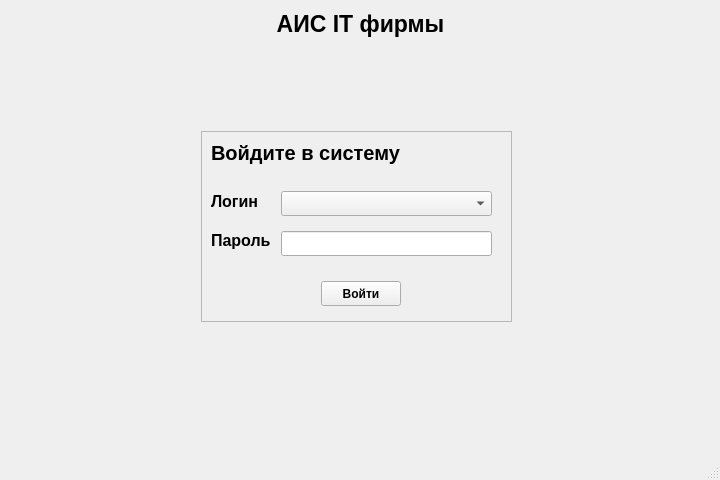
<?xml version="1.0" encoding="UTF-8"?>
<ui version="4.0">
 <class>MainWindow</class>
 <widget class="QMainWindow" name="MainWindow">
  <property name="geometry">
   <rect>
    <x>0</x>
    <y>0</y>
    <width>720</width>
    <height>480</height>
   </rect>
  </property>
  <property name="windowTitle">
   <string>MainWindow</string>
  </property>
  <widget class="QWidget" name="centralwidget">
   <widget class="QLabel" name="label">
    <property name="geometry">
     <rect>
      <x>10</x>
      <y>10</y>
      <width>701</width>
      <height>27</height>
     </rect>
    </property>
    <property name="font">
     <font>
      <pointsize>17</pointsize>
      <weight>75</weight>
      <bold>true</bold>
     </font>
    </property>
    <property name="text">
     <string>АИС IT фирмы</string>
    </property>
    <property name="alignment">
     <set>Qt::AlignCenter</set>
    </property>
   </widget>
   <widget class="QFrame" name="frame">
    <property name="geometry">
     <rect>
      <x>201</x>
      <y>131</y>
      <width>311</width>
      <height>191</height>
     </rect>
    </property>
    <property name="frameShape">
     <enum>QFrame::StyledPanel</enum>
    </property>
    <property name="frameShadow">
     <enum>QFrame::Raised</enum>
    </property>
    <widget class="QLabel" name="lbLogin">
     <property name="geometry">
      <rect>
       <x>10</x>
       <y>60</y>
       <width>61</width>
       <height>21</height>
      </rect>
     </property>
     <property name="sizePolicy">
      <sizepolicy hsizetype="Fixed" vsizetype="Preferred">
       <horstretch>0</horstretch>
       <verstretch>0</verstretch>
      </sizepolicy>
     </property>
     <property name="font">
      <font>
       <pointsize>12</pointsize>
       <weight>75</weight>
       <bold>true</bold>
      </font>
     </property>
     <property name="text">
      <string>Логин</string>
     </property>
    </widget>
    <widget class="QLabel" name="label_3">
     <property name="geometry">
      <rect>
       <x>10</x>
       <y>10</y>
       <width>189</width>
       <height>23</height>
      </rect>
     </property>
     <property name="font">
      <font>
       <pointsize>15</pointsize>
       <weight>75</weight>
       <bold>true</bold>
      </font>
     </property>
     <property name="contextMenuPolicy">
      <enum>Qt::DefaultContextMenu</enum>
     </property>
     <property name="text">
      <string>Войдите в систему</string>
     </property>
     <property name="alignment">
      <set>Qt::AlignCenter</set>
     </property>
    </widget>
    <widget class="QComboBox" name="comboBox">
     <property name="geometry">
      <rect>
       <x>80</x>
       <y>60</y>
       <width>211</width>
       <height>25</height>
      </rect>
     </property>
     <item>
      <property name="text">
       <string/>
      </property>
     </item>
     <item>
      <property name="text">
       <string>admin</string>
      </property>
     </item>
     <item>
      <property name="text">
       <string>user</string>
      </property>
     </item>
    </widget>
    <widget class="QLabel" name="lbPass">
     <property name="geometry">
      <rect>
       <x>10</x>
       <y>100</y>
       <width>59</width>
       <height>19</height>
      </rect>
     </property>
     <property name="font">
      <font>
       <pointsize>12</pointsize>
       <weight>75</weight>
       <bold>true</bold>
      </font>
     </property>
     <property name="text">
      <string>Пароль</string>
     </property>
    </widget>
    <widget class="QLineEdit" name="lePassword">
     <property name="geometry">
      <rect>
       <x>80</x>
       <y>100</y>
       <width>211</width>
       <height>25</height>
      </rect>
     </property>
     <property name="inputMask">
      <string/>
     </property>
     <property name="echoMode">
      <enum>QLineEdit::Password</enum>
     </property>
    </widget>
    <widget class="QPushButton" name="btnLogin">
     <property name="geometry">
      <rect>
       <x>120</x>
       <y>150</y>
       <width>80</width>
       <height>25</height>
      </rect>
     </property>
     <property name="font">
      <font>
       <weight>75</weight>
       <bold>true</bold>
      </font>
     </property>
     <property name="text">
      <string>Войти</string>
     </property>
    </widget>
   </widget>
  </widget>
  <widget class="QMenuBar" name="menubar">
   <property name="geometry">
    <rect>
     <x>0</x>
     <y>0</y>
     <width>720</width>
     <height>22</height>
    </rect>
   </property>
  </widget>
  <widget class="QStatusBar" name="statusbar"/>
 </widget>
 <resources/>
 <connections/>
</ui>
